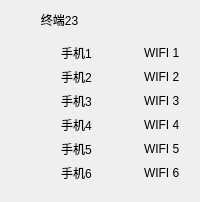
     <widget class="QWidget" name="widget_23" native="true">
      <layout class="QGridLayout" name="gridLayout_25">
       <item row="0" column="0">
        <layout class="QVBoxLayout" name="verticalLayout_24">
         <item>
          <widget class="QLabel" name="label_624">
           <property name="text">
            <string>         终端23</string>
           </property>
          </widget>
         </item>
         <item>
          <widget class="QWidget" name="widget_51" native="true">
           <layout class="QGridLayout" name="gridLayout_51">
            <item row="1" column="0">
             <widget class="LightButton" name="lightButton1_601" native="true"/>
            </item>
            <item row="2" column="0">
             <widget class="LightButton" name="lightButton1_602" native="true"/>
            </item>
            <item row="0" column="2">
             <widget class="LightButton" name="lightButton1_603" native="true"/>
            </item>
            <item row="4" column="2">
             <widget class="LightButton" name="lightButton1_604" native="true"/>
            </item>
            <item row="5" column="0">
             <widget class="LightButton" name="lightButton1_605" native="true"/>
            </item>
            <item row="0" column="0">
             <widget class="LightButton" name="lightButton1_606" native="true"/>
            </item>
            <item row="5" column="2">
             <widget class="LightButton" name="lightButton1_607" native="true"/>
            </item>
            <item row="1" column="2">
             <widget class="LightButton" name="lightButton1_608" native="true"/>
            </item>
            <item row="2" column="2">
             <widget class="LightButton" name="lightButton1_609" native="true"/>
            </item>
            <item row="3" column="2">
             <widget class="LightButton" name="lightButton1_610" native="true"/>
            </item>
            <item row="4" column="0">
             <widget class="LightButton" name="lightButton1_611" native="true"/>
            </item>
            <item row="3" column="0">
             <widget class="LightButton" name="lightButton1_612" native="true"/>
            </item>
            <item row="0" column="3">
             <widget class="QLabel" name="WifiLabel23_1">
              <property name="text">
               <string>WIFI 1</string>
              </property>
             </widget>
            </item>
            <item row="4" column="3">
             <widget class="QLabel" name="WifiLabel23_5">
              <property name="text">
               <string>WIFI 5</string>
              </property>
             </widget>
            </item>
            <item row="3" column="3">
             <widget class="QLabel" name="WifiLabel23_4">
              <property name="text">
               <string>WIFI 4</string>
              </property>
             </widget>
            </item>
            <item row="3" column="1">
             <widget class="QLabel" name="PhoneLabel23_4">
              <property name="text">
               <string>手机4</string>
              </property>
             </widget>
            </item>
            <item row="0" column="1">
             <widget class="QLabel" name="PhoneLabel23_1">
              <property name="text">
               <string>手机1</string>
              </property>
             </widget>
            </item>
            <item row="2" column="1">
             <widget class="QLabel" name="PhoneLabel23_3">
              <property name="text">
               <string>手机3</string>
              </property>
             </widget>
            </item>
            <item row="4" column="1">
             <widget class="QLabel" name="PhoneLabel23_5">
              <property name="text">
               <string>手机5</string>
              </property>
             </widget>
            </item>
            <item row="5" column="1">
             <widget class="QLabel" name="PhoneLabel23_6">
              <property name="text">
               <string>手机6</string>
              </property>
             </widget>
            </item>
            <item row="1" column="1">
             <widget class="QLabel" name="PhoneLabel23_2">
              <property name="text">
               <string>手机2</string>
              </property>
             </widget>
            </item>
            <item row="5" column="3">
             <widget class="QLabel" name="WifiLabel23_6">
              <property name="text">
               <string>WIFI 6</string>
              </property>
             </widget>
            </item>
            <item row="2" column="3">
             <widget class="QLabel" name="WifiLabel23_3">
              <property name="text">
               <string>WIFI 3</string>
              </property>
             </widget>
            </item>
            <item row="1" column="3">
             <widget class="QLabel" name="WifiLabel23_2">
              <property name="text">
               <string>WIFI 2</string>
              </property>
             </widget>
            </item>
           </layout>
          </widget>
         </item>
        </layout>
       </item>
      </layout>
     </widget>
